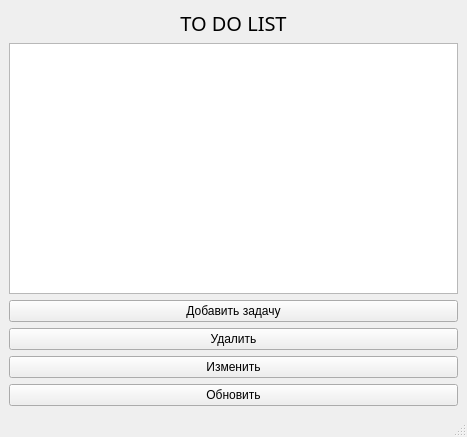
<?xml version="1.0" encoding="UTF-8"?>
<ui version="4.0">
 <class>MainWindow</class>
 <widget class="QMainWindow" name="MainWindow">
  <property name="geometry">
   <rect>
    <x>0</x>
    <y>0</y>
    <width>467</width>
    <height>437</height>
   </rect>
  </property>
  <property name="windowTitle">
   <string>MainWindow</string>
  </property>
  <widget class="QWidget" name="centralwidget">
   <layout class="QGridLayout" name="gridLayout">
    <item row="0" column="0">
     <widget class="QLabel" name="label">
      <property name="font">
       <font>
        <family>Bahnschrift SemiBold</family>
        <pointsize>15</pointsize>
       </font>
      </property>
      <property name="text">
       <string>TO DO LIST</string>
      </property>
      <property name="alignment">
       <set>Qt::AlignCenter</set>
      </property>
     </widget>
    </item>
    <item row="1" column="0">
     <widget class="QListWidget" name="listWidget"/>
    </item>
    <item row="2" column="0">
     <widget class="QPushButton" name="pushButton">
      <property name="text">
       <string>Добавить задачу</string>
      </property>
     </widget>
    </item>
    <item row="3" column="0">
     <widget class="QPushButton" name="delete_task">
      <property name="text">
       <string>Удалить</string>
      </property>
     </widget>
    </item>
    <item row="4" column="0">
     <widget class="QPushButton" name="update_task">
      <property name="text">
       <string>Изменить</string>
      </property>
     </widget>
    </item>
    <item row="5" column="0">
     <widget class="QPushButton" name="update_all">
      <property name="text">
       <string>Обновить</string>
      </property>
     </widget>
    </item>
   </layout>
  </widget>
  <widget class="QStatusBar" name="statusbar"/>
 </widget>
 <resources/>
 <connections/>
</ui>
